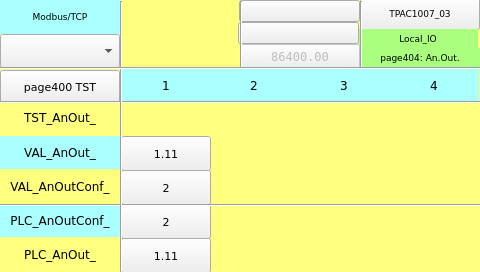
<?xml version="1.0" encoding="UTF-8"?>
<ui version="4.0">
<class>page404</class>
<widget class="QWidget" name="page404">
<property name="geometry">
<rect>
<x>0</x>
<y>0</y>
<width>480</width>
<height>272</height>
</rect>
</property>
<property name="minimumSize">
<size>
<width>480</width>
<height>272</height>
</size>
</property>
<property name="maximumSize">
<size>
<width>480</width>
<height>272</height>
</size>
</property>
<property name="windowTitle">
<string>page404</string>
</property>
<property name="styleSheet">
<string notr="true">QWidget#page404
{
background-color: rgb(255, 255, 127);
}</string>
</property>
<widget class="ATCMled" name="atcmLed_PLC_AnIn_1">
<property name="geometry">
<rect>
<x>120</x>
<y>102</y>
<width>90</width>
<height>34</height>
</rect>
</property>
<property name="toolTip">
<string>TST_AnOut_1</string>
</property>
<property name="whatsThis">
<string>ATCMled widget</string>
</property>
<property name="variable">
<string>TST_AnOut_1</string>
</property>
<property name="refresh">
<number>500</number>
</property>
<property name="viewStatus">
<bool>false</bool>
</property>
<property name="visibilityVar">
<string/>
</property>
<property name="onIcon">
<iconset>
<normaloff>:/on.png</normaloff>:/on.png</iconset>
</property>
<property name="offIcon">
<iconset>
<normaloff>:/off.png</normaloff>:/off.png</iconset>
</property>
<property name="font">
 <font>
  <family>DejaVu Sans</family>
  <pointsize>8</pointsize>
 </font>
</property>
</widget>
<widget class="ATCMbutton" name="atcmButton_page402_2">
<property name="geometry">
<rect>
<x>0</x>
<y>70</y>
<width>120</width>
<height>34</height>
</rect>
</property>
<property name="toolTip">
<string/>
</property>
<property name="whatsThis">
<string>ATCMbutton widget</string>
</property>
<property name="pageName">
<string>page400</string>
</property>
<property name="statusvar">
<string/>
</property>
<property name="viewStatus">
<bool>false</bool>
</property>
<property name="visibilityVar">
<string/>
</property>
<property name="bgColor">
<color>
<red>170</red>
<green>255</green>
<blue>255</blue>
</color>
</property>
<property name="text">
<string>page400 TST</string>
</property>
<property name="pressText">
<string>page400 TST</string>
</property>
<property name="borderWidth">
<number>0</number>
</property>
<property name="borderRadius">
<number>0</number>
</property>
<property name="apparence">
<enum>QFrame::Raised</enum>
</property>
<property name="font">
 <font>
  <family>DejaVu Sans</family>
  <pointsize>8</pointsize>
 </font>
</property>
</widget>
<widget class="QLabel" name="label_PLC_AnIn_1">
<property name="geometry">
<rect>
<x>121</x>
<y>68</y>
<width>90</width>
<height>34</height>
</rect>
</property>
<property name="font">
<font>
<family>DejaVu Sans</family>
  <pointsize>9</pointsize>
</font>
</property>
<property name="styleSheet">
<string notr="true">background-color: rgb(170, 255, 255);</string>
</property>
<property name="text">
<string>1</string>
</property>
<property name="alignment">
<set>Qt::AlignCenter</set>
</property>
</widget>
<widget class="QLabel" name="label_PLC_AnIn_3">
<property name="geometry">
<rect>
<x>299</x>
<y>68</y>
<width>90</width>
<height>34</height>
</rect>
</property>
<property name="font">
<font>
<family>DejaVu Sans</family>
  <pointsize>9</pointsize>
</font>
</property>
<property name="styleSheet">
<string notr="true">background-color: rgb(170, 255, 255);</string>
</property>
<property name="text">
<string>3</string>
</property>
<property name="alignment">
<set>Qt::AlignCenter</set>
</property>
</widget>
<widget class="Line" name="line_hr_2">
<property name="geometry">
<rect>
<x>0</x>
<y>101</y>
<width>481</width>
<height>3</height>
</rect>
</property>
<property name="orientation">
<enum>Qt::Horizontal</enum>
</property>
<property name="font">
 <font>
  <family>DejaVu Sans</family>
  <pointsize>8</pointsize>
 </font>
</property>
</widget>
<widget class="QLabel" name="label_PLC_AnIn_13">
<property name="geometry">
<rect>
<x>0</x>
<y>101</y>
<width>120</width>
<height>33</height>
</rect>
</property>
<property name="font">
<font>
<family>DejaVu Sans</family>
  <pointsize>9</pointsize>
</font>
</property>
<property name="styleSheet">
<string notr="true">background-color: rgb(255, 255, 127);</string>
</property>
<property name="text">
<string>TST_AnOut_</string>
</property>
<property name="alignment">
<set>Qt::AlignCenter</set>
</property>
</widget>
<widget class="ATCMlabel" name="atcmLabelAnIn_10">
<property name="geometry">
<rect>
<x>121</x>
<y>136</y>
<width>90</width>
<height>35</height>
</rect>
</property>
<property name="text">
<string>1.11</string>
</property>
<property name="toolTip">
<string>VAL_AnOut_1</string>
</property>
<property name="whatsThis">
<string>ATCMlabel widget</string>
</property>
<property name="variable">
<string>VAL_AnOut_1</string>
</property>
<property name="refresh">
<number>500</number>
</property>
<property name="max">
<string>0</string>
</property>
<property name="min">
<string>0</string>
</property>
<property name="viewStatus">
<bool>false</bool>
</property>
<property name="visibilityVar">
<string>TST_AnOut_1</string>
</property>
<property name="bgColor">
<color>
<red>170</red>
<green>255</green>
<blue>255</blue>
</color>
</property>
<property name="fontColor">
<color>
<red>0</red>
<green>0</green>
<blue>0</blue>
</color>
</property>
<property name="borderWidth">
<number>1</number>
</property>
<property name="borderRadius">
<number>0</number>
</property>
<property name="font">
 <font>
  <family>DejaVu Sans</family>
  <pointsize>8</pointsize>
 </font>
</property>
</widget>
<widget class="ATCMlabel" name="atcmLabelAnIn_6">
<property name="geometry">
<rect>
<x>121</x>
<y>238</y>
<width>90</width>
<height>35</height>
</rect>
</property>
<property name="text">
<string>1.11</string>
</property>
<property name="toolTip">
<string>PLC_AnOut_1</string>
</property>
<property name="whatsThis">
<string>ATCMlabel widget</string>
</property>
<property name="variable">
<string>PLC_AnOut_1</string>
</property>
<property name="refresh">
<number>500</number>
</property>
<property name="max">
<string>0</string>
</property>
<property name="min">
<string>0</string>
</property>
<property name="viewStatus">
<bool>false</bool>
</property>
<property name="visibilityVar">
<string>TST_AnOut_1</string>
</property>
<property name="bgColor">
<color>
<red>255</red>
<green>255</green>
<blue>127</blue>
</color>
</property>
<property name="fontColor">
<color>
<red>0</red>
<green>0</green>
<blue>0</blue>
</color>
</property>
<property name="borderWidth">
<number>1</number>
</property>
<property name="borderRadius">
<number>0</number>
</property>
<property name="font">
 <font>
  <family>DejaVu Sans</family>
  <pointsize>8</pointsize>
 </font>
</property>
</widget>
<widget class="QLabel" name="label_Start_3">
<property name="geometry">
<rect>
<x>0</x>
<y>0</y>
<width>120</width>
<height>34</height>
</rect>
</property>
<property name="font">
<font>
<family>DejaVu Sans</family>
  <pointsize>7</pointsize>
</font>
</property>
<property name="styleSheet">
<string notr="true">background-color: rgb(170, 255, 255);</string>
</property>
<property name="text">
<string>Modbus/TCP</string>
</property>
<property name="alignment">
<set>Qt::AlignCenter</set>
</property>
</widget>
<widget class="ATCMbutton" name="atcmButton_5">
<property name="geometry">
<rect>
<x>360</x>
<y>-2</y>
<width>120</width>
<height>32</height>
</rect>
</property>
<property name="font">
<font>
<family>DejaVu Sans</family>
  <pointsize>7</pointsize>
<weight>50</weight>
<bold>false</bold>
</font>
</property>
<property name="toolTip">
<string/>
</property>
<property name="whatsThis">
<string>ATCMbutton widget</string>
</property>
<property name="pageName">
<string>menu</string>
</property>
<property name="statusvar">
<string/>
</property>
<property name="viewStatus">
<bool>false</bool>
</property>
<property name="refresh">
<number>200</number>
</property>
<property name="visibilityVar">
<string/>
</property>
<property name="bgColor">
<color>
<red>85</red>
<green>255</green>
<blue>255</blue>
</color>
</property>
<property name="borderColor">
<color>
<red>220</red>
<green>220</green>
<blue>220</blue>
</color>
</property>
<property name="text">
<string>TPAC1007_03</string>
</property>
<property name="pressText">
<string>TPAC1007_03</string>
</property>
<property name="borderWidth">
<number>2</number>
</property>
<property name="borderRadius">
<number>0</number>
</property>
<property name="apparence">
<enum>QFrame::Raised</enum>
</property>
</widget>
<widget class="QLabel" name="label_PLC_AnIn_2">
<property name="geometry">
<rect>
<x>209</x>
<y>68</y>
<width>90</width>
<height>34</height>
</rect>
</property>
<property name="font">
<font>
<family>DejaVu Sans</family>
  <pointsize>9</pointsize>
</font>
</property>
<property name="styleSheet">
<string notr="true">background-color: rgb(170, 255, 255);</string>
</property>
<property name="text">
<string>2</string>
</property>
<property name="alignment">
<set>Qt::AlignCenter</set>
</property>
</widget>
<widget class="QLabel" name="label_18">
<property name="geometry">
<rect>
<x>358</x>
<y>29</y>
<width>120</width>
<height>20</height>
</rect>
</property>
<property name="font">
<font>
<family>DejaVu Sans</family>
  <pointsize>7</pointsize>
</font>
</property>
<property name="styleSheet">
<string notr="true">background-color: rgb(170, 255, 127);</string>
</property>
<property name="text">
<string>Local_IO</string>
</property>
<property name="alignment">
<set>Qt::AlignCenter</set>
</property>
</widget>
<widget class="ATCMlabel" name="atcmLabel_PLC_time">
<property name="enabled">
<bool>false</bool>
</property>
<property name="geometry">
<rect>
<x>240</x>
<y>44</y>
<width>120</width>
<height>25</height>
</rect>
</property>
<property name="font">
<font>
<family>DejaVu Sans Mono</family>
  <pointsize>9</pointsize>
</font>
</property>
<property name="text">
<string>86400.00</string>
</property>
<property name="toolTip">
<string>PLC_time</string>
</property>
<property name="whatsThis">
<string>ATCMlabel widget</string>
</property>
<property name="variable">
<string>PLC_time</string>
</property>
<property name="refresh">
<number>500</number>
</property>
<property name="max">
<string>0</string>
</property>
<property name="min">
<string>0</string>
</property>
<property name="viewStatus">
<bool>false</bool>
</property>
<property name="visibilityVar">
<string/>
</property>
<property name="bgColor">
<color>
<red>170</red>
<green>255</green>
<blue>127</blue>
</color>
</property>
<property name="fontColor">
<color>
<red>0</red>
<green>0</green>
<blue>0</blue>
</color>
</property>
<property name="borderWidth">
<number>0</number>
</property>
<property name="borderRadius">
<number>0</number>
</property>
</widget>
<widget class="ATCMlabel" name="atcmLabelAnInConf_5">
<property name="geometry">
<rect>
<x>121</x>
<y>204</y>
<width>90</width>
<height>35</height>
</rect>
</property>
<property name="text">
<string>2</string>
</property>
<property name="toolTip">
<string>PLC_AnOutConf_1</string>
</property>
<property name="whatsThis">
<string>ATCMlabel widget</string>
</property>
<property name="variable">
<string>PLC_AnOutConf_1</string>
</property>
<property name="refresh">
<number>500</number>
</property>
<property name="max">
<string>0</string>
</property>
<property name="min">
<string>0</string>
</property>
<property name="viewStatus">
<bool>false</bool>
</property>
<property name="visibilityVar">
<string>TST_AnOut_1</string>
</property>
<property name="bgColor">
<color>
<red>170</red>
<green>255</green>
<blue>255</blue>
</color>
</property>
<property name="fontColor">
<color>
<red>0</red>
<green>0</green>
<blue>0</blue>
</color>
</property>
<property name="borderWidth">
<number>1</number>
</property>
<property name="borderRadius">
<number>0</number>
</property>
<property name="font">
 <font>
  <family>DejaVu Sans</family>
  <pointsize>8</pointsize>
 </font>
</property>
</widget>
<widget class="Line" name="line_vt_2">
<property name="geometry">
<rect>
<x>240</x>
<y>1</y>
<width>3</width>
<height>68</height>
</rect>
</property>
<property name="orientation">
<enum>Qt::Vertical</enum>
</property>
<property name="font">
 <font>
  <family>DejaVu Sans</family>
  <pointsize>8</pointsize>
 </font>
</property>
</widget>
<widget class="ATCMcombobox" name="atcmComboBox">
<property name="geometry">
<rect>
<x>0</x>
<y>34</y>
<width>120</width>
<height>34</height>
</rect>
</property>
<property name="font">
<font>
<family>DejaVu Sans</family>
  <pointsize>7</pointsize>
</font>
</property>
<property name="toolTip">
<string>TEST_COMMAND</string>
</property>
<property name="whatsThis">
<string>ATCMcombobox widget</string>
</property>
<property name="variable">
<string>TEST_COMMAND</string>
</property>
<property name="refresh">
<number>500</number>
</property>
<property name="viewStatus">
<bool>false</bool>
</property>
<property name="writeAcknowledge">
<bool>false</bool>
</property>
<property name="visibilityVar">
<string/>
</property>
<property name="bgColor">
<color>
<red>170</red>
<green>255</green>
<blue>127</blue>
</color>
</property>
<property name="borderWidth">
<number>0</number>
</property>
<property name="borderRadius">
<number>0</number>
</property>
<property name="mapping">
<string>0;LOCAL;216;REMOTE;42;DONE</string>
</property>
</widget>
<widget class="QLabel" name="label_PLC_AnIn_14">
<property name="geometry">
<rect>
<x>0</x>
<y>204</y>
<width>120</width>
<height>33</height>
</rect>
</property>
<property name="font">
<font>
<family>DejaVu Sans</family>
  <pointsize>9</pointsize>
</font>
</property>
<property name="styleSheet">
<string notr="true">background-color: rgb(170, 255, 255);</string>
</property>
<property name="text">
<string>PLC_AnOutConf_</string>
</property>
<property name="alignment">
<set>Qt::AlignCenter</set>
</property>
</widget>
<widget class="Line" name="line_hr_1">
<property name="geometry">
<rect>
<x>0</x>
<y>67</y>
<width>481</width>
<height>3</height>
</rect>
</property>
<property name="orientation">
<enum>Qt::Horizontal</enum>
</property>
<property name="font">
 <font>
  <family>DejaVu Sans</family>
  <pointsize>8</pointsize>
 </font>
</property>
</widget>
<widget class="QLabel" name="label_PLC_AnIn_16">
<property name="geometry">
<rect>
<x>0</x>
<y>238</y>
<width>120</width>
<height>33</height>
</rect>
</property>
<property name="font">
<font>
<family>DejaVu Sans</family>
  <pointsize>9</pointsize>
</font>
</property>
<property name="styleSheet">
<string notr="true">background-color: rgb(255, 255, 127);</string>
</property>
<property name="text">
<string>PLC_AnOut_</string>
</property>
<property name="alignment">
<set>Qt::AlignCenter</set>
</property>
</widget>
<widget class="QLabel" name="label_PLC_AnIn_17">
<property name="geometry">
<rect>
<x>0</x>
<y>170</y>
<width>120</width>
<height>33</height>
</rect>
</property>
<property name="font">
<font>
<family>DejaVu Sans</family>
  <pointsize>9</pointsize>
</font>
</property>
<property name="styleSheet">
<string notr="true">background-color: rgb(255, 255, 127);</string>
</property>
<property name="text">
<string>VAL_AnOutConf_</string>
</property>
<property name="alignment">
<set>Qt::AlignCenter</set>
</property>
</widget>
<widget class="QLabel" name="label_Page">
<property name="geometry">
<rect>
<x>360</x>
<y>48</y>
<width>120</width>
<height>20</height>
</rect>
</property>
<property name="font">
<font>
<family>DejaVu Sans</family>
  <pointsize>7</pointsize>
</font>
</property>
<property name="styleSheet">
<string notr="true">background-color: rgb(170, 255, 127);</string>
</property>
<property name="text">
<string>page404: An.Out.</string>
</property>
<property name="alignment">
<set>Qt::AlignCenter</set>
</property>
</widget>
<widget class="ATCMtime" name="atcmTime_2">
<property name="geometry">
<rect>
<x>238</x>
<y>22</y>
<width>121</width>
<height>22</height>
</rect>
</property>
<property name="font">
<font>
<family>DejaVu Sans Mono</family>
  <pointsize>8</pointsize>
</font>
</property>
<property name="toolTip">
<string>ATCM QTime</string>
</property>
<property name="whatsThis">
<string>ATCMtime widget</string>
</property>
<property name="bgColor">
<color>
<red>170</red>
<green>255</green>
<blue>127</blue>
</color>
</property>
<property name="borderWidth">
<number>0</number>
</property>
<property name="borderRadius">
<number>0</number>
</property>
</widget>
<widget class="ATCMdate" name="atcmDate">
<property name="geometry">
<rect>
<x>239</x>
<y>0</y>
<width>121</width>
<height>22</height>
</rect>
</property>
<property name="font">
<font>
<family>DejaVu Sans Mono</family>
  <pointsize>8</pointsize>
</font>
</property>
<property name="toolTip">
<string>ATCM QDate</string>
</property>
<property name="whatsThis">
<string>ATCMdate widget</string>
</property>
<property name="bgColor">
<color>
<red>170</red>
<green>255</green>
<blue>127</blue>
</color>
</property>
<property name="borderWidth">
<number>0</number>
</property>
<property name="borderRadius">
<number>0</number>
</property>
<property name="format">
<enum>ATCMdate::YYYY_MM_DD</enum>
</property>
</widget>
<widget class="QLabel" name="label_PLC_AnIn_4">
<property name="geometry">
<rect>
<x>389</x>
<y>68</y>
<width>90</width>
<height>34</height>
</rect>
</property>
<property name="font">
<font>
<family>DejaVu Sans</family>
  <pointsize>9</pointsize>
</font>
</property>
<property name="styleSheet">
<string notr="true">background-color: rgb(170, 255, 255);</string>
</property>
<property name="text">
<string>4</string>
</property>
<property name="alignment">
<set>Qt::AlignCenter</set>
</property>
</widget>
<widget class="Line" name="line_vt_1">
<property name="geometry">
<rect>
<x>120</x>
<y>1</y>
<width>3</width>
<height>272</height>
</rect>
</property>
<property name="orientation">
<enum>Qt::Vertical</enum>
</property>
<property name="font">
 <font>
  <family>DejaVu Sans</family>
  <pointsize>8</pointsize>
 </font>
</property>
</widget>
<widget class="QLabel" name="label_PLC_AnIn_18">
<property name="geometry">
<rect>
<x>0</x>
<y>136</y>
<width>120</width>
<height>33</height>
</rect>
</property>
<property name="font">
<font>
<family>DejaVu Sans</family>
  <pointsize>9</pointsize>
</font>
</property>
<property name="styleSheet">
<string notr="true">background-color: rgb(170, 255, 255);</string>
</property>
<property name="text">
<string>VAL_AnOut_</string>
</property>
<property name="alignment">
<set>Qt::AlignCenter</set>
</property>
</widget>
<widget class="ATCManimation" name="atcmAnimation_TEST_STATUS">
<property name="geometry">
<rect>
<x>121</x>
<y>0</y>
<width>120</width>
<height>68</height>
</rect>
</property>
<property name="toolTip">
<string>TEST_STATUS</string>
</property>
<property name="whatsThis">
<string>ATCManimation widget</string>
</property>
<property name="mapping">
<string>0;:/icons/my_img/local.png;216;:/icons/my_img/remote.png;42;:/icons/my_img/done.png</string>
</property>
<property name="variable">
<string>TEST_STATUS</string>
</property>
<property name="refresh">
<number>500</number>
</property>
<property name="viewStatus">
<bool>false</bool>
</property>
<property name="visibilityVar">
<string/>
</property>
<property name="font">
 <font>
  <family>DejaVu Sans</family>
  <pointsize>8</pointsize>
 </font>
</property>
</widget>
<widget class="Line" name="line_hr_3">
<property name="geometry">
<rect>
<x>0</x>
<y>204</y>
<width>481</width>
<height>3</height>
</rect>
</property>
<property name="orientation">
<enum>Qt::Horizontal</enum>
</property>
<property name="font">
 <font>
  <family>DejaVu Sans</family>
  <pointsize>8</pointsize>
 </font>
</property>
</widget>
<widget class="Line" name="line_vt_4">
<property name="geometry">
<rect>
<x>360</x>
<y>1</y>
<width>3</width>
<height>68</height>
</rect>
</property>
<property name="orientation">
<enum>Qt::Vertical</enum>
</property>
<property name="font">
 <font>
  <family>DejaVu Sans</family>
  <pointsize>8</pointsize>
 </font>
</property>
</widget>
<widget class="ATCMlabel" name="atcmLabelAnInConf_1">
<property name="geometry">
<rect>
<x>121</x>
<y>170</y>
<width>90</width>
<height>35</height>
</rect>
</property>
<property name="text">
<string>2</string>
</property>
<property name="toolTip">
<string>VAL_AnOutConf_1</string>
</property>
<property name="whatsThis">
<string>ATCMlabel widget</string>
</property>
<property name="variable">
<string>VAL_AnOutConf_1</string>
</property>
<property name="refresh">
<number>500</number>
</property>
<property name="max">
<string>0</string>
</property>
<property name="min">
<string>0</string>
</property>
<property name="viewStatus">
<bool>false</bool>
</property>
<property name="visibilityVar">
<string>TST_AnOut_1</string>
</property>
<property name="bgColor">
<color>
<red>255</red>
<green>255</green>
<blue>127</blue>
</color>
</property>
<property name="fontColor">
<color>
<red>0</red>
<green>0</green>
<blue>0</blue>
</color>
</property>
<property name="borderWidth">
<number>1</number>
</property>
<property name="borderRadius">
<number>0</number>
</property>
<property name="font">
 <font>
  <family>DejaVu Sans</family>
  <pointsize>8</pointsize>
 </font>
</property>
</widget>
<zorder>atcmLed_PLC_AnIn_1</zorder>
<zorder>atcmButton_page402_2</zorder>
<zorder>label_PLC_AnIn_1</zorder>
<zorder>label_PLC_AnIn_3</zorder>
<zorder>label_PLC_AnIn_13</zorder>
<zorder>atcmLabelAnIn_10</zorder>
<zorder>atcmLabelAnIn_6</zorder>
<zorder>label_Start_3</zorder>
<zorder>atcmButton_5</zorder>
<zorder>label_PLC_AnIn_2</zorder>
<zorder>label_18</zorder>
<zorder>atcmLabel_PLC_time</zorder>
<zorder>atcmLabelAnInConf_5</zorder>
<zorder>atcmComboBox</zorder>
<zorder>label_PLC_AnIn_14</zorder>
<zorder>label_PLC_AnIn_16</zorder>
<zorder>label_PLC_AnIn_17</zorder>
<zorder>label_Page</zorder>
<zorder>atcmTime_2</zorder>
<zorder>atcmDate</zorder>
<zorder>label_PLC_AnIn_4</zorder>
<zorder>label_PLC_AnIn_18</zorder>
<zorder>atcmAnimation_TEST_STATUS</zorder>
<zorder>atcmLabelAnInConf_1</zorder>
<zorder>line_hr_2</zorder>
<zorder>line_hr_3</zorder>
<zorder>line_vt_4</zorder>
<zorder>line_vt_1</zorder>
<zorder>line_vt_2</zorder>
<zorder>line_hr_1</zorder>
</widget>
<customwidgets>
<customwidget>
<class>ATCManimation</class>
<extends>QLabel</extends>
<header>atcmplugin.h</header>
</customwidget>
<customwidget>
<class>ATCMbutton</class>
<extends>QPushButton</extends>
<header>atcmplugin.h</header>
</customwidget>
<customwidget>
<class>ATCMcombobox</class>
<extends>QComboBox</extends>
<header>atcmplugin.h</header>
</customwidget>
<customwidget>
<class>ATCMdate</class>
<extends>QPushButton</extends>
<header>atcmplugin.h</header>
</customwidget>
<customwidget>
<class>ATCMlabel</class>
<extends>QPushButton</extends>
<header>atcmplugin.h</header>
</customwidget>
<customwidget>
<class>ATCMled</class>
<extends>QLabel</extends>
<header>atcmplugin.h</header>
</customwidget>
<customwidget>
<class>ATCMtime</class>
<extends>QPushButton</extends>
<header>atcmplugin.h</header>
</customwidget>
</customwidgets>
<resources/>
<connections>
<connection>
<sender>atcmButton_page402_2</sender>
<signal>newPage(const char*,bool)</signal>
<receiver>page404</receiver>
<slot>goto_page(const char*,bool)</slot>
</connection>
<connection>
<sender>atcmButton_5</sender>
<signal>newPage(const char*,bool)</signal>
<receiver>page404</receiver>
<slot>goto_page(const char*,bool)</slot>
</connection>
</connections>
<slots>
<slot>goto_page(const char*,bool)</slot>
</slots>
</ui>
